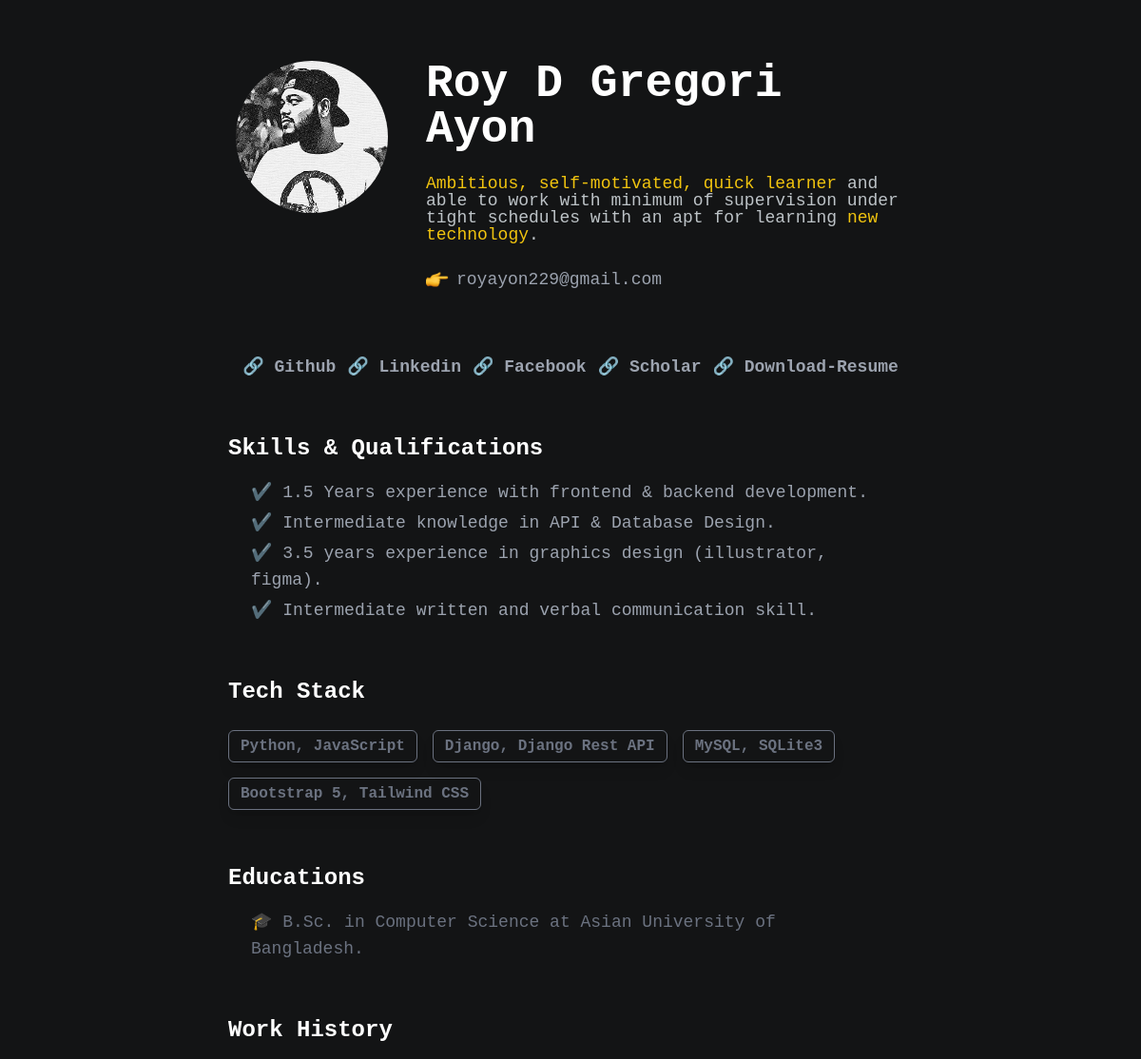
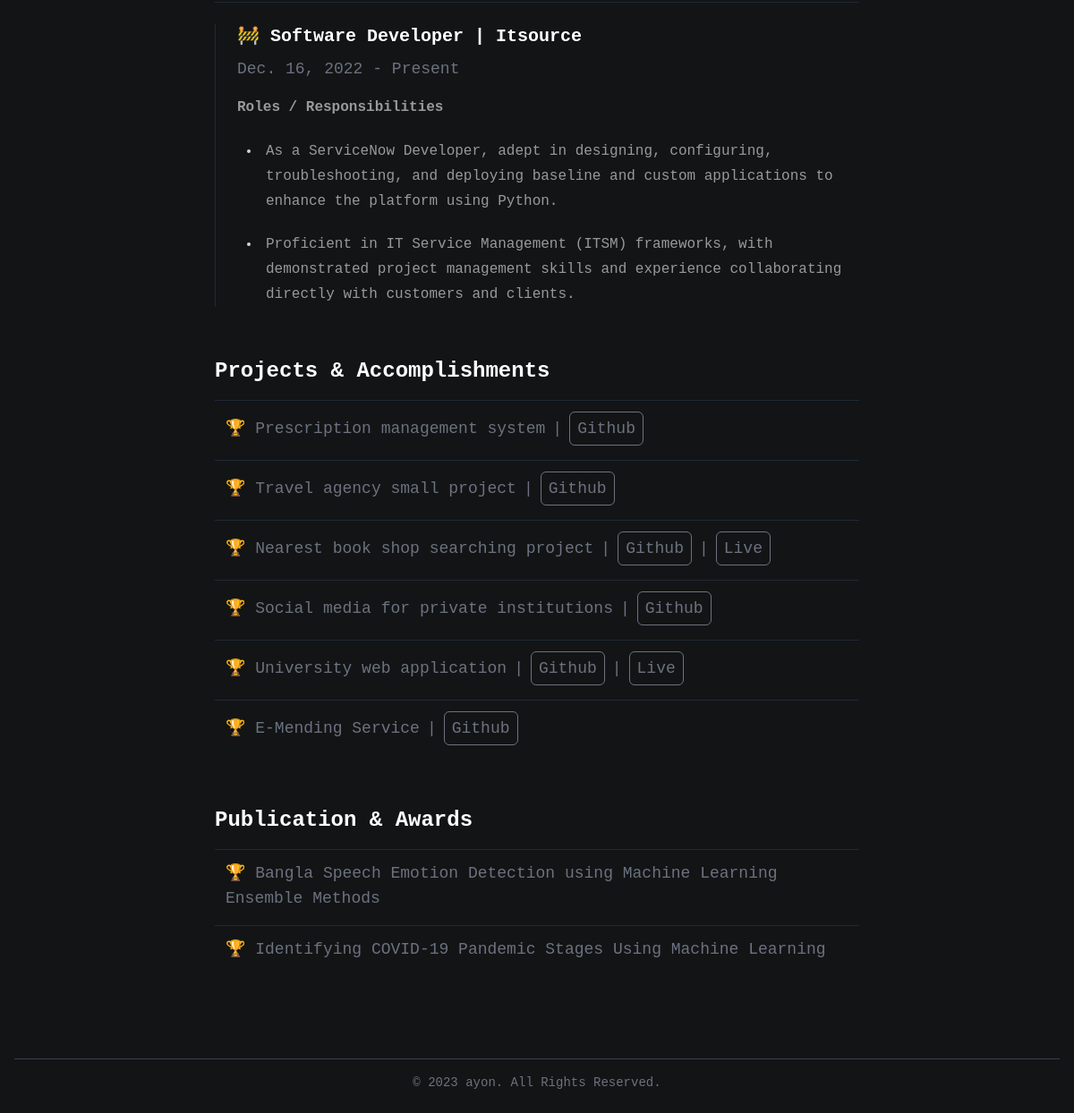
The page / on the database its author committed (2 pictures, top to bottom).
### app_main/models.py (models this page shows, shortened)
class InfoModel(models.Model):
    name = models.CharField(max_length=122, null=True, verbose_name="Full Name")
    Image = models.ImageField(upload_to="profile", null=True, blank=True, verbose_name="Profile Picture")
    details = RichTextUploadingField(null=True, verbose_name="Short Summary")
    email = models.CharField(max_length=122, null=True)
    phone = models.CharField(max_length=122, null=True, blank=True)
    link_git = models.URLField(null=True, blank=True, default="https://www.google.com/", verbose_name="Github Link")
    link_li = models.URLField(null=True, blank=True, default="https://www.google.com/", verbose_name="Linkedin Link")
    link_fb = models.URLField(null=True, blank=True, default="https://www.google.com/", verbose_name="Facebook Link")
    link_scholar = models.URLField(null=True, blank=True, default="https://www.google.com/", verbose_name="Google Scholar Link")
    resume = models.FileField(null=True, blank=True, upload_to="Resume-files", verbose_name="Resume", validators=[FileExtensionValidator(allowed_extensions=["pdf"])])
    class Meta:
        verbose_name = "Information"
        verbose_name_plural = "Informations"
        ordering = ["-id"]

class SkillsQualificationsModel(models.Model):
    field = models.CharField(max_length=555, null=True, verbose_name="Add Field")
    class Meta:
        verbose_name = "Skill & Qualification"
        verbose_name_plural = "Skills & Qualifications"
        ordering = ["-id"]

class TechStackModel(models.Model):
    field = models.CharField(max_length=555, null=True, verbose_name="Add Field")
    class Meta:
        verbose_name = "Tech Stack"
        verbose_name_plural = "Tech Stacks"
        ordering = ["-id"]

class EducationsModel(models.Model):
    field = models.CharField(max_length=555, null=True, verbose_name="Add Field")
    class Meta:
        verbose_name = "Education"
        verbose_name_plural = "Educations"
        ordering = ["-id"]

class WorksModel(models.Model):
    designation = models.CharField(max_length=155, null=True)
    company = models.CharField(max_length=155, null=True, verbose_name="Company Name")
    link = models.URLField(null=True, blank=True, default="https://www.google.com/", verbose_name="Company Link")
    job_start_date = models.DateField(default=timezone.now)
    job_end_date = models.DateField(null=True, blank=True)
    details = RichTextUploadingField(null=True, verbose_name="Job Summary")
    class Meta:
        verbose_name = "Work History"
        verbose_name_plural = "Works History"
        ordering = ["-id"]

class ProjectsModel(models.Model):
    title = models.CharField(max_length=555, null=True, verbose_name="Project Title")
    link_git = models.URLField(null=True, blank=True, default="https://www.google.com/", verbose_name="Github Link")
    link_live = models.URLField(null=True, blank=True, default="https://www.google.com/", verbose_name="Live Link")
    class Meta:
        verbose_name = "Project & Accomplishment"
        verbose_name_plural = "Projects & Accomplishments"
        ordering = ["-id"]

class PublicationModel(models.Model):
    title = models.CharField(max_length=555, null=True, verbose_name="Paper Title")
    link = models.URLField(null=True, blank=True, default="https://www.google.com/", verbose_name="Add Link")
    class Meta:
        verbose_name = "Publication & Award"
        verbose_name_plural = "Publication & Awards"
        ordering = ["-id"]

### app_main/views.py (the view)
# urls.py: path("", index_view, name="index"),
def index_view(request):
    context = {
        'info': get_object_or_404(InfoModel, id=1),
        'skills': SkillsQualificationsModel.objects.all().order_by('id'),
        'stacks': TechStackModel.objects.all().order_by('id'),
        'edu': EducationsModel.objects.all().order_by('id'),
        'publications': PublicationModel.objects.all().order_by('id'),
        'projects': ProjectsModel.objects.all().order_by('-id'),
        'works': WorksModel.objects.all().order_by('id'),
    }
    return render(request, 'app_main/index.html', context)

### templates/app_main/index.html (shortened to what this page needs)
{% extends 'base.html' %}
{% load static %}
{% block main %}
    <section class="my-14 sm:flex gap-6 sm:justify-center sm:items-start p-2 flex-row">
        <img class="w-40 h-40 rounded-full object-cover aspect-square mx-auto sm:mx-0" src="{% if info.Image %}{{ info.Image.url }}{% else %}{% static 'images/profile.gif' %}{% endif %}" alt="profile-image">
        <div class="text-center ml-4 sm:text-left">
            <h2 class="defulte-text-color text-5xl font-bold mt-4 sm:mt-0">{{ info.name }}</h2>
            <p class="text-gray-400 text-lg mt-6">
                {{ info.details|safe }}
            </p>
            <div class="w-full flex justify-center md:justify-start items-center mt-6">
                <img src="{% static 'images/emoji/hand.gif' %}" class="w-6" alt="hand-emoji">
                <p class="text-gray-400 text-lg pl-2">{{ info.email }}</p>
            </div>
        </div>
    </section>
    <section class="w-full flex flex-wrap justify-center text-center">
        <a class="text-gray-400 font-semibold text-lg hover:text-sky-500" target="_blank" href="{% if info.link_git %}{{ info.link_git }}{% else %}#{% endif %}">🔗 Github</a>
        <a class="text-gray-400 font-semibold text-lg hover:text-sky-500 ml-3" target="_blank" href="{% if info.link_li %}{{ info.link_li }}{% else %}#{% endif %}">🔗 Linkedin</a>
        <a class="text-gray-400 font-semibold text-lg hover:text-sky-500 ml-3" target="_blank" href="{% if info.link_fb %}{{ info.link_fb }}{% else %}#{% endif %}">🔗 Facebook</a>
        <a class="text-gray-400 font-semibold text-lg hover:text-sky-500 ml-3" target="_blank" href="{% if info.link_scholar %}{{ info.link_scholar }}{% else %}#{% endif %}">🔗 Scholar</a>
        <a class="text-gray-400 font-semibold text-lg hover:text-sky-500 ml-3" target="_blank" href="{% if info.resume %}{{ info.resume.url }}{% else %}{% static '/files/resume.pdf' %}{% endif %}">🔗 Download-Resume</a>
    </section>
    <section class="my-14">
        <h2 class="defulte-text-color text-2xl font-bold">Skills & Qualifications</h2>
        {% if skills %}
        <ul class="my-4 space-y-1 mx-6 text-gray-400 list-inside text-lg">
            {% for list in skills %}
            <li>✔️ {{ list.field }}</li>
            {% endfor %}
        </ul>
        {% endif %}
    </section>
    <section class="my-14">
        <h2 class="defulte-text-color text-2xl font-bold">Tech Stack</h2>
        {% if stacks %}
        <div class="my-6 flex flex-wrap gap-4">
            {% for stack in stacks %}
           <div class="tech-button">
            {{ stack.field }}
           </div>
           {% endfor %}
        </div>
        {% endif %}
    </section>
    <section class="my-14">
        <h2 class="defulte-text-color text-2xl font-bold">Educations</h2>
        {% if edu %}
        <ul class="my-4 space-y-1 mx-6 text-gray-500 list-inside text-lg">
            {% for e in edu %}
            <li>🎓 {{ e.field }}</li>
            {% endfor %}
        </ul>
        {% endif %}
    </section>
    <section class="my-14">
        <h2 class="defulte-text-color text-2xl font-bold mb-4">Work History</h2>
        <div class="border-t border-gray-800 pb-6"> </div>
        {% if works %}
        {% for work in works %}
        <div class="border-l border-gray-800 pl-6 mb-8">
            <h3 class="defulte-text-color text-xl font-semibold mb-2">🚧 {{ work.designation }} | <a class="hover:text-yellow-400" target="_blank" href="{% if work.link %}{{ work.link }}{% else %}#{% endif %}">{{ work.company }}</a></h3>
            <span class="text-gray-500 text-lg font-medium ">{{ work.job_start_date }} - {% if work.job_end_date %}{{work.job_end_date}}{% else %}Present{% endif %}</span>
            <div class="mt-3 mb-3 prose prose-gray max-w-full">{{ work.details|safe }}</div>
        </div>
        {% endfor %}
        {% endif %}
    </section>
    <section class="my-14">
        <h2 class="defulte-text-color text-2xl font-bold mb-4">Projects & Accomplishments</h2>
        {% if projects %}
        <ul class="my-4 space-y-1 text-gray-500 list-inside text-lg font-medium">
            {% for pro in projects %}
            <li class="flex flex-wrap items-center gap-2 border-t border-gray-800 p-3"><a class="hover:text-yellow-400" href="{% if pro.link_git %}{{ pro.link_git }}{% else %}#{% endif %}" target="_blank">🏆 {{ pro.title }}</a> | <a class="border border-gray-500 rounded-md py-1 px-2 hover:text-yellow-400 hover:border-yellow-400" href="{% if pro.link_git %}{{ pro.link_git }}{% else %}#{% endif %}" target="_blank">Github</a> {% if pro.link_live %}| <a class="border border-gray-500 rounded-md py-1 px-2 hover:text-yellow-400 hover:border-yellow-400" target="_blank" href="{{ pro.link_live }}">Live</a>{% endif %}</li>
            {% endfor %}
        </ul>
        {% endif %}
    </section>
    <section class="my-14">
        <h2 class="defulte-text-color text-2xl font-bold mb-4">Publication & Awards</h2>
        {% if publications %}
        <ul class="my-4 space-y-1 text-gray-500 list-inside text-lg font-medium">
            {% for p in publications %}
            <li class="border-t border-gray-800 p-3"><a class="hover:text-yellow-400" href="{{ p.link }}" target="_blank">🏆 {{ p.title }}</a></li>
            {% endfor %}
        </ul>
        {% endif %}
    </section>
{% endblock main %}

### rows shown on the page
InfoModel: name "Roy D Gregori Ayon", details "Ambitious, self-motivated, quick learner and able to work with minimum of supervision under tight schedules with an apt for learning new technology .", email "royayon229@gmail.com"
SkillsQualificationsModel: field "1.5 Years experience with frontend & backend development."
SkillsQualificationsModel: field "Intermediate knowledge in API & Database Design."
SkillsQualificationsModel: field "3.5 years experience in graphics design (illustrator, figma)."
SkillsQualificationsModel: field "Intermediate written and verbal communication skill."
TechStackModel: field "Python, JavaScript"
TechStackModel: field "Django, Django Rest API"
TechStackModel: field "MySQL, SQLite3"
TechStackModel: field "Bootstrap 5, Tailwind CSS"
EducationsModel: field "B.Sc. in Computer Science at Asian University of Bangladesh."
WorksModel: designation "Software Developer", company "Itsource", job_start_date "Dec. 16, 2022", shows "Present", details "Roles / Responsibilities As a ServiceNow Developer, adept in designing, configuring, troubleshooting, and deploying baseline and custom applications to enhance the platform using Python. Proficient in IT Service Management (ITSM) frameworks, with demonstrated project management skills and experience collaborating directly with customers and clients."
ProjectsModel: title "Prescription management system"
ProjectsModel: title "Travel agency small project"
ProjectsModel: title "Nearest book shop searching project"
ProjectsModel: title "Social media for private institutions"
ProjectsModel: title "University web application"
ProjectsModel: title "E-Mending Service"
PublicationModel: title "Bangla Speech Emotion Detection using Machine Learning Ensemble Methods"
PublicationModel: title "Identifying COVID-19 Pandemic Stages Using Machine Learning"
